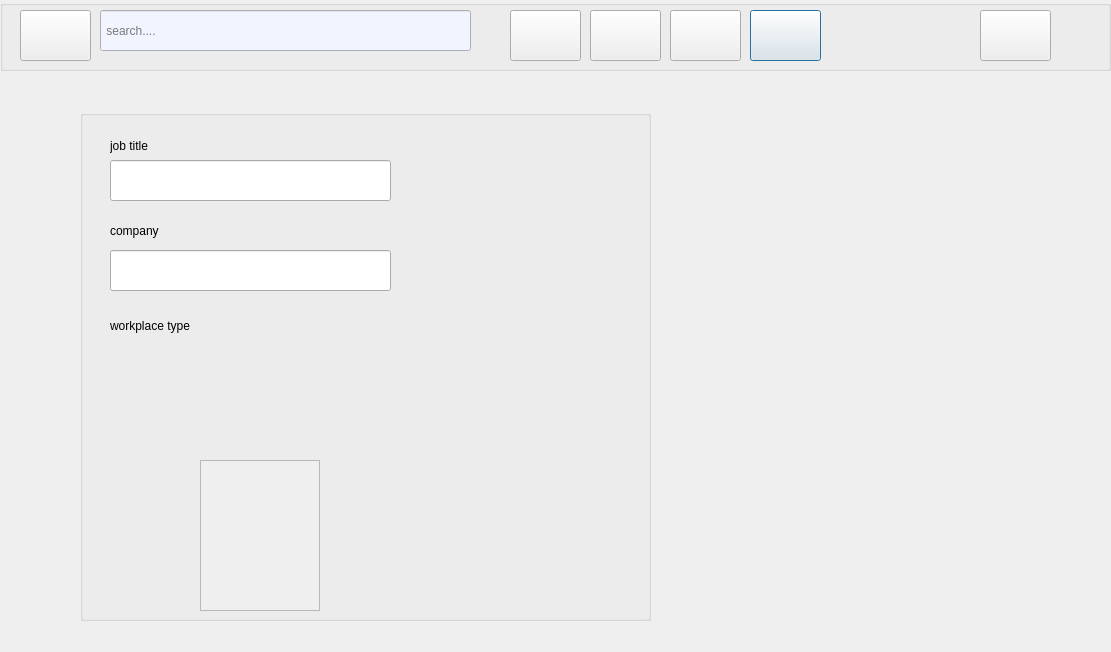
<?xml version="1.0" encoding="UTF-8"?>
<ui version="4.0">
 <class>createjob</class>
 <widget class="QDialog" name="createjob">
  <property name="geometry">
   <rect>
    <x>0</x>
    <y>0</y>
    <width>1111</width>
    <height>652</height>
   </rect>
  </property>
  <property name="windowTitle">
   <string>Dialog</string>
  </property>
  <property name="styleSheet">
   <string notr="true">background-image: url(:/new/prefix1/back2.jpg);</string>
  </property>
  <widget class="QGroupBox" name="groupBox">
   <property name="geometry">
    <rect>
     <x>0</x>
     <y>0</y>
     <width>1111</width>
     <height>71</height>
    </rect>
   </property>
   <property name="title">
    <string/>
   </property>
   <widget class="QPushButton" name="pushButton">
    <property name="geometry">
     <rect>
      <x>20</x>
      <y>10</y>
      <width>71</width>
      <height>51</height>
     </rect>
    </property>
    <property name="styleSheet">
     <string notr="true">border-image: url(:/new/prefix1/linkdin.jpg);</string>
    </property>
    <property name="text">
     <string/>
    </property>
   </widget>
   <widget class="QLineEdit" name="lineEdit">
    <property name="geometry">
     <rect>
      <x>100</x>
      <y>10</y>
      <width>371</width>
      <height>41</height>
     </rect>
    </property>
    <property name="styleSheet">
     <string notr="true">background-color: rgb(242, 245, 255);</string>
    </property>
    <property name="frame">
     <bool>true</bool>
    </property>
    <property name="placeholderText">
     <string> search....</string>
    </property>
   </widget>
   <widget class="QPushButton" name="home">
    <property name="geometry">
     <rect>
      <x>510</x>
      <y>10</y>
      <width>71</width>
      <height>51</height>
     </rect>
    </property>
    <property name="styleSheet">
     <string notr="true"/>
    </property>
    <property name="text">
     <string/>
    </property>
    <property name="default">
     <bool>true</bool>
    </property>
    <property name="flat">
     <bool>false</bool>
    </property>
   </widget>
   <widget class="QPushButton" name="network">
    <property name="geometry">
     <rect>
      <x>590</x>
      <y>10</y>
      <width>71</width>
      <height>51</height>
     </rect>
    </property>
    <property name="styleSheet">
     <string notr="true"/>
    </property>
    <property name="text">
     <string/>
    </property>
    <property name="default">
     <bool>true</bool>
    </property>
   </widget>
   <widget class="QPushButton" name="job">
    <property name="geometry">
     <rect>
      <x>670</x>
      <y>10</y>
      <width>71</width>
      <height>51</height>
     </rect>
    </property>
    <property name="styleSheet">
     <string notr="true"/>
    </property>
    <property name="text">
     <string/>
    </property>
    <property name="default">
     <bool>true</bool>
    </property>
   </widget>
   <widget class="QPushButton" name="me">
    <property name="geometry">
     <rect>
      <x>980</x>
      <y>10</y>
      <width>71</width>
      <height>51</height>
     </rect>
    </property>
    <property name="styleSheet">
     <string notr="true"/>
    </property>
    <property name="text">
     <string/>
    </property>
   </widget>
   <widget class="QPushButton" name="messaging">
    <property name="geometry">
     <rect>
      <x>750</x>
      <y>10</y>
      <width>71</width>
      <height>51</height>
     </rect>
    </property>
    <property name="styleSheet">
     <string notr="true"/>
    </property>
    <property name="text">
     <string/>
    </property>
    <property name="default">
     <bool>true</bool>
    </property>
   </widget>
  </widget>
  <widget class="QGroupBox" name="groupBox_2">
   <property name="geometry">
    <rect>
     <x>80</x>
     <y>110</y>
     <width>571</width>
     <height>511</height>
    </rect>
   </property>
   <property name="title">
    <string/>
   </property>
   <widget class="QLabel" name="label">
    <property name="geometry">
     <rect>
      <x>30</x>
      <y>20</y>
      <width>81</width>
      <height>31</height>
     </rect>
    </property>
    <property name="styleSheet">
     <string notr="true">font: 9pt &quot;Myanmar Text&quot;;</string>
    </property>
    <property name="text">
     <string>job title</string>
    </property>
   </widget>
   <widget class="QLineEdit" name="lineEdit_2">
    <property name="geometry">
     <rect>
      <x>30</x>
      <y>50</y>
      <width>281</width>
      <height>41</height>
     </rect>
    </property>
   </widget>
   <widget class="QLabel" name="label_2">
    <property name="geometry">
     <rect>
      <x>30</x>
      <y>110</y>
      <width>101</width>
      <height>21</height>
     </rect>
    </property>
    <property name="styleSheet">
     <string notr="true">font: 9pt &quot;Myanmar Text&quot;;</string>
    </property>
    <property name="text">
     <string>company</string>
    </property>
   </widget>
   <widget class="QLineEdit" name="lineEdit_3">
    <property name="geometry">
     <rect>
      <x>30</x>
      <y>140</y>
      <width>281</width>
      <height>41</height>
     </rect>
    </property>
   </widget>
   <widget class="QLabel" name="label_3">
    <property name="geometry">
     <rect>
      <x>30</x>
      <y>200</y>
      <width>121</width>
      <height>31</height>
     </rect>
    </property>
    <property name="styleSheet">
     <string notr="true">font: 9pt &quot;Myanmar Text&quot;;</string>
    </property>
    <property name="text">
     <string>workplace type </string>
    </property>
   </widget>
   <widget class="QScrollArea" name="scrollArea">
    <property name="geometry">
     <rect>
      <x>120</x>
      <y>350</y>
      <width>120</width>
      <height>151</height>
     </rect>
    </property>
    <property name="widgetResizable">
     <bool>true</bool>
    </property>
    <widget class="QWidget" name="scrollAreaWidgetContents">
     <property name="geometry">
      <rect>
       <x>0</x>
       <y>0</y>
       <width>118</width>
       <height>149</height>
      </rect>
     </property>
    </widget>
   </widget>
  </widget>
 </widget>
 <resources/>
 <connections/>
</ui>
